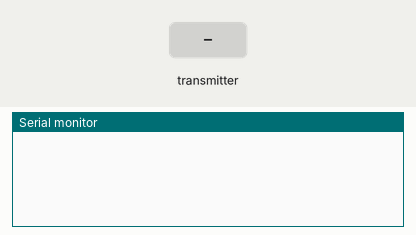
The sketch below on a simulated Arduino Uno, built with avr-gcc and run on an emulated ATmega328P. Shown: the last lines printed to the serial monitor. The inputs (shaded band) are chosen by the test bench. No radio packets arrive unless stated.

Above: at 1.2 s.
1.3 s: the transmitter starts sending array.0 = 0
At 1.37 s:
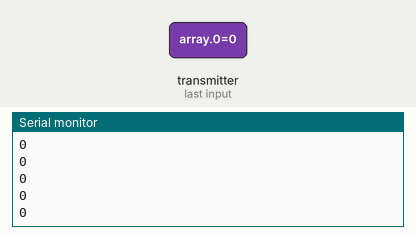
3.2 s: the transmitter starts sending array.1 = 256
4.7 s: the transmitter starts sending array.2 = 512
6.2 s: the transmitter starts sending array.3 = 1023
At 6.27 s:
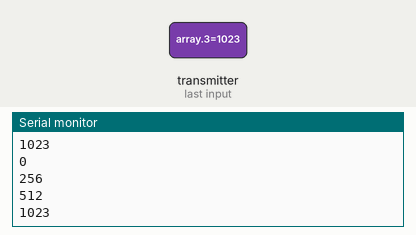
Timing chart, 0 to 8.7 s (numbered marks = the images above; inputs shaded):
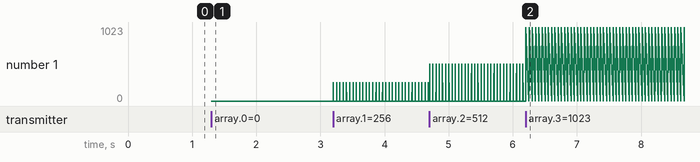

The sketch:

AulaCompGIM_RFRX.ino
```cpp
#include <SPI.h>
#include "RF24.h"
#include "nRF24L01.h"
#include "printf.h"

RF24 radio(9,10);

const uint64_t pipes[2] = {0x78787878A3LL, 0x78787878E1LL};

boolean sucesso = false;
int array[4];
int canal = 120;
char papel = 'R'; //T = TX; R = RX

void setup() {
  Serial.begin(57600);
  printf_begin();
  radio.begin();
  radio.setChannel(canal);
  radio.setRetries(15,15);
  radio.setPALevel(RF24_PA_MAX);
  radio.setDataRate(RF24_250KBPS);
  radio.setCRCLength(RF24_CRC_16);
  radio.setPayloadSize(16);
  if(papel == 'T'){
    radio.openReadingPipe(1,pipes[0]);
    radio.openWritingPipe(pipes[1]);
  }
  if(papel == 'R'){
    radio.openReadingPipe(1,pipes[1]);
    radio.openWritingPipe(pipes[0]);
  }
  radio.startListening();
  radio.printDetails();
}

void loop() {
  recebe();
}

void recebe(){
  char c = 'b';
  if(radio.available()){
    boolean concl = false;
    while(!concl){
      concl = radio.read(&array, sizeof(array));
      for(int i=0; i<4; i++){
        Serial.print(array[i]);
        Serial.println();
      }
      Serial.println();
    }
    radio.stopListening();
    radio.write(&c, sizeof(char));
    radio.startListening();
  }
}

void envio(){
  radio.stopListening();
  sucesso = radio.write(&array, sizeof(array));
  if(sucesso == true){
    Serial.print("Enviado com sucesso!");
  } else{
    Serial.print("Falha no envio.");
  }
  radio.startListening();

  unsigned long esperando = millis();
  boolean timeout = false;
  while(!radio.available() && !timeout){
    if(millis() - esperando > 250){
      timeout = true;
    }
  }
  if(timeout){
    Serial.println(" Falha no retorno.");
  } else{
    Serial.println(" Sucesso no retorno!");
    char peguei;
    radio.read(&peguei, sizeof(char));
    //Serial.println(peguei);
  }
}
```

printf.h
```cpp
// (licence header left out)
/**
 * @file printf.h
 *
 * Setup necessary to direct stdout to the Arduino Serial library, which
 * enables 'printf'
 */

#ifndef __PRINTF_H__
#define __PRINTF_H__

#ifdef ARDUINO

int serial_putc( char c, FILE * )
{
  Serial.write( c );

  return c;
}

void printf_begin(void)
{
  fdevopen( &serial_putc, 0 );
}

#else
#error This example is only for use on Arduino.
#endif // ARDUINO

#endif // __PRINTF_H__
```

Measured:
- after the input at 1.3 s, the serial monitor: prints a new line at once (image 1)
- after the input at 6.2 s, the serial monitor: prints a new line at once (image 2)
- plotted number 1: 0 → 1023 after the input at 6.2 s
